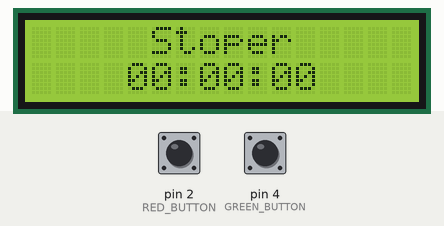
Bench run of a sketch on a simulated Arduino Uno, built with avr-gcc and run on an emulated ATmega328P. Parts: 16×2 character LCD. Inputs (shaded band) come from the test bench; at power-on: pin 4 (GREEN_BUTTON) HIGH, pin 2 (RED_BUTTON) HIGH.

Above: at 1.2 s.
1.3 s: pin 4 (GREEN_BUTTON) pulled LOW for 0.15 s
At 3.1 s:
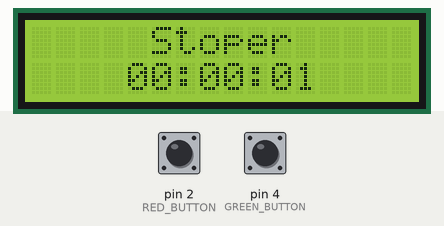
4.4 s: pin 2 (RED_BUTTON) pulled LOW for 0.15 s
At 5.0 s:
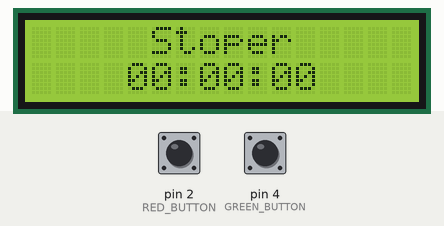
6.0 s: pin 4 (GREEN_BUTTON) pulled LOW for 1 s
At 8.8 s:
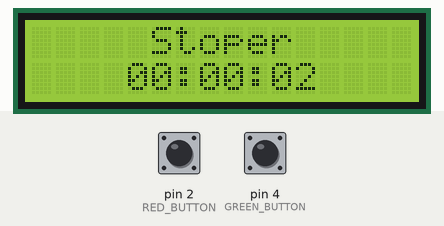
Timing chart, 0 to 10.3 s (numbered marks = the images above; inputs shaded):
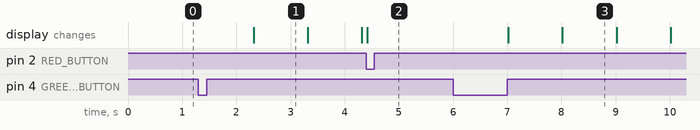

The sketch:

zad3.ino
```cpp
#include <LiquidCrystal_I2C.h>

#define RED_BUTTON 2
#define GREEN_BUTTON 4

#define DEBOUNCE_PERIOD 10UL

LiquidCrystal_I2C lcd(0x27, 16, 2);

int buttons[] = {RED_BUTTON, GREEN_BUTTON};
int debounced_button_state[] = {HIGH, HIGH};
int previous_reading[] = {HIGH, HIGH};
unsigned long last_change_time[] = {0UL, 0UL};

bool running = false;
unsigned long startTime = 0UL;
unsigned long accumulated = 0UL;
unsigned long shownSeconds = 0UL;

bool isButtonPressed(int i)
{
  bool isPressed = false;
  int current_reading = digitalRead(buttons[i]);

  if (previous_reading[i] != current_reading)
    last_change_time[i] = millis();

  if (millis() - last_change_time[i] > DEBOUNCE_PERIOD)
  {
    if (current_reading != debounced_button_state[i])
    {
      if (debounced_button_state[i] == HIGH && current_reading == LOW)
        isPressed = true;

      debounced_button_state[i] = current_reading;
    }
  }

  previous_reading[i] = current_reading;

  return isPressed;
}

void printTwoDigits(unsigned long value)
{
  if (value < 10)
    lcd.print('0');
  lcd.print(value);
}

void showTime(unsigned long seconds)
{
  lcd.setCursor(4, 1);
  printTwoDigits(seconds / 3600);
  lcd.print(':');
  printTwoDigits(seconds / 60 % 60);
  lcd.print(':');
  printTwoDigits(seconds % 60);
}

void setup()
{
  pinMode(RED_BUTTON, INPUT_PULLUP);
  pinMode(GREEN_BUTTON, INPUT_PULLUP);

  lcd.init();
  lcd.backlight();

  lcd.setCursor(5, 0);
  lcd.print("Stoper");
  showTime(0);
}

void loop()
{
  if (isButtonPressed(1))
  {
    if (running)
      accumulated += millis() - startTime;
    else
      startTime = millis();

    running = !running;
  }

  if (isButtonPressed(0))
  {
    running = false;
    accumulated = 0UL;
  }

  unsigned long elapsed = accumulated;
  if (running)
    elapsed += millis() - startTime;

  unsigned long seconds = elapsed / 1000UL;
  if (seconds != shownSeconds)
  {
    shownSeconds = seconds;
    showTime(seconds);
  }
}
```

Measured:
- after the input at 1.3 s, the display: changes after 1.0 s (image 1)
- after the input at 4.4 s, the display: changes at once (image 2)
- after the input at 6.0 s, the display: first changes after 1.0 s (image 3 shows a later state)
- what the display in image 1 shows lasts 1.0 s, from 2.3 s to 3.3 s
